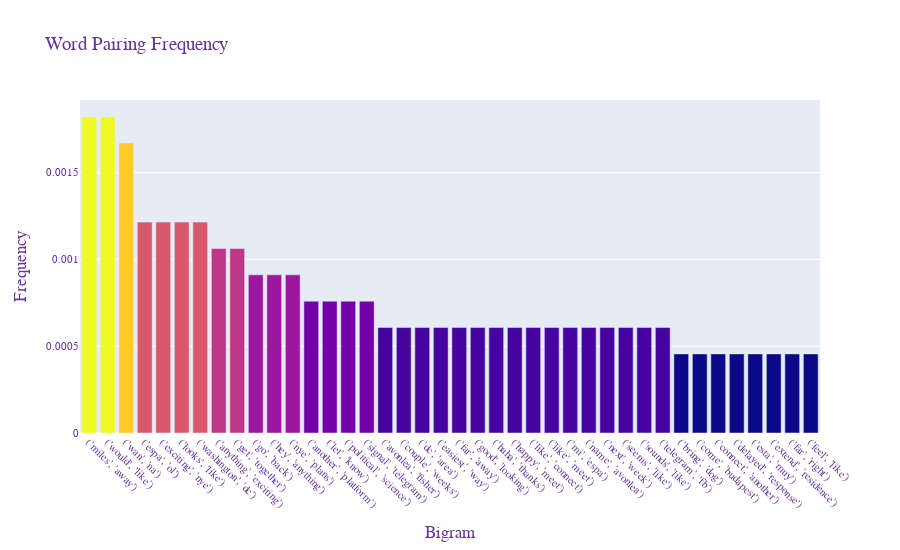

Source (notebook cell):
### Code cell
fig = px.bar(df, 'Bigram', 'Frequency', 
              title='Word Pairing Frequency', 
              width=900, height=550, color='Frequency')

fig.update(layout_coloraxis_showscale=False)

fig.update_layout(title_font_size=19,
    font_color="rebeccapurple",
    title_font_family="Courier",
    title_font_color="rebeccapurple"
)

fig.update_xaxes(title_font=dict(size=17, family='Courier'),
                 tickangle=45, tickfont=dict(family='Silom', color='rebeccapurple', size=11))

fig.update_yaxes(title_font=dict(size=17, family='Courier'),
                tickfont=dict(family='Silom', color='rebeccapurple', size=11))
fig.show()

### Figure 1 — Plotly figure (JSON) as saved in the notebook; plotly's stock layout.template omitted (floating-point values rounded to 4 significant figures)
{"data": [{"alignmentgroup": "True", "hovertemplate": "Bigram=%{x}<br>Frequency=%{marker.color}<extra></extra>", "legendgroup": "", "marker": {"color": [0.001823, 0.001823, 0.001671, 0.001215, 0.001215, 0.001215, 0.001215, 0.001063, 0.001063, 0.0009113, 0.0009113, 0.0009113, 0.0007594, 0.0007594, 0.0007594, 0.0007594, 0.0006075, 0.0006075, 0.0006075, 0.0006075, 0.0006075, 0.0006075, 0.0006075, 0.0006075, 0.0006075, 0.0006075, 0.0006075, 0.0006075, 0.0006075, 0.0006075, 0.0006075, 0.0006075, 0.0004557, 0.0004557, 0.0004557, 0.0004557, 0.0004557, 0.0004557, 0.0004557, 0.0004557], "coloraxis": "coloraxis"}, "name": "", "offsetgroup": "", "orientation": "v", "showlegend": false, "textposition": "auto", "type": "bar", "x": ["('miles', 'away')", "('would', 'like')", "('wan', 'na')", "('espa', 'ol')", "('exciting', 'nye')", "('looks', 'like')", "('washington', 'dc')", "('anything', 'exciting')", "('get', 'together')", "('go', 'back')", "('hey', 'anything')", "('nye', 'plans')", "('another', 'platform')", "('let', 'know')", "('political', 'science')", "('signal', 'telegram')", "('avonlea', 'fisher')", "('couple', 'weeks')", "('dc', 'area')", "('easiest', 'way')", "('far', 'away')", "('good', 'looking')", "('haha', 'thanks')", "('happy', 'meet')", "('like', 'connect')", "('like', 'meet')", "('mi', 'espa')", "('name', 'avonlea')", "('next', 'week')", "('seems', 'like')", "('sounds', 'like')", "('telegram', 'fb')", "('bring', 'dog')", "('come', 'budapest')", "('connect', 'another')", "('delayed', 'response')", "('esta', 'muy')", "('extend', 'residence')", "('far', 'right')", "('feel', 'like')"], "xaxis": "x", "y": [0.001823, 0.001823, 0.001671, 0.001215, 0.001215, 0.001215, 0.001215, 0.001063, 0.001063, 0.0009113, 0.0009113, 0.0009113, 0.0007594, 0.0007594, 0.0007594, 0.0007594, 0.0006075, 0.0006075, 0.0006075, 0.0006075, 0.0006075, 0.0006075, 0.0006075, 0.0006075, 0.0006075, 0.0006075, 0.0006075, 0.0006075, 0.0006075, 0.0006075, 0.0006075, 0.0006075, 0.0004557, 0.0004557, 0.0004557, 0.0004557, 0.0004557, 0.0004557, 0.0004557, 0.0004557], "yaxis": "y"}], "layout": {"barmode": "relative", "coloraxis": {"colorbar": {"title": {"text": "Frequency"}}, "colorscale": [[0, "#0d0887"], [0.1111, "#46039f"], [0.2222, "#7201a8"], [0.3333, "#9c179e"], [0.4444, "#bd3786"], [0.5556, "#d8576b"], [0.6667, "#ed7953"], [0.7778, "#fb9f3a"], [0.8889, "#fdca26"], [1, "#f0f921"]], "showscale": false}, "font": {"color": "rebeccapurple"}, "height": 550, "legend": {"tracegroupgap": 0}, "title": {"font": {"color": "rebeccapurple", "family": "Courier", "size": 19}, "text": "Word Pairing Frequency"}, "width": 900, "xaxis": {"anchor": "y", "domain": [0, 1], "tickangle": 45, "tickfont": {"color": "rebeccapurple", "family": "Silom", "size": 11}, "title": {"font": {"family": "Courier", "size": 17}, "text": "Bigram"}}, "yaxis": {"anchor": "x", "domain": [0, 1], "tickfont": {"color": "rebeccapurple", "family": "Silom", "size": 11}, "title": {"font": {"family": "Courier", "size": 17}, "text": "Frequency"}}}}
